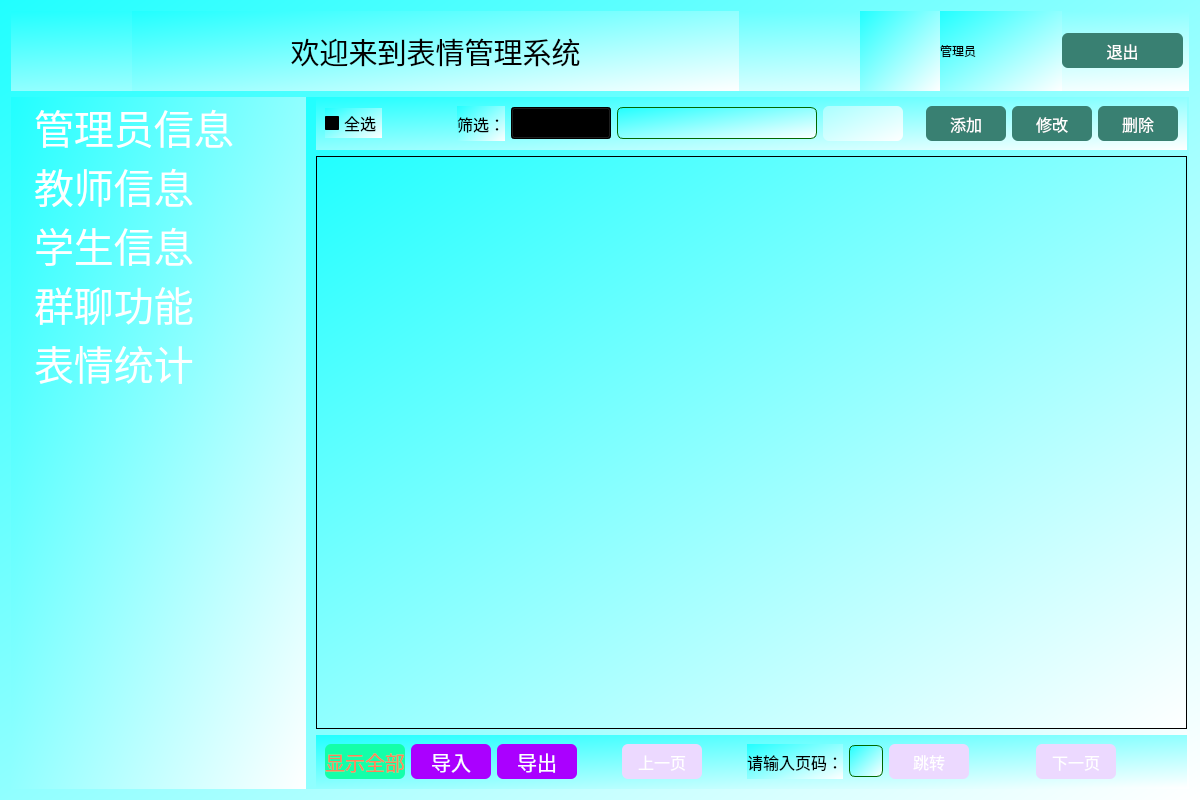
<?xml version="1.0" encoding="UTF-8"?>
<ui version="4.0">
 <class>mainWindow</class>
 <widget class="QWidget" name="mainWindow">
  <property name="geometry">
   <rect>
    <x>0</x>
    <y>0</y>
    <width>1200</width>
    <height>800</height>
   </rect>
  </property>
  <property name="sizePolicy">
   <sizepolicy hsizetype="Expanding" vsizetype="Expanding">
    <horstretch>0</horstretch>
    <verstretch>0</verstretch>
   </sizepolicy>
  </property>
  <property name="minimumSize">
   <size>
    <width>1200</width>
    <height>800</height>
   </size>
  </property>
  <property name="maximumSize">
   <size>
    <width>1200</width>
    <height>800</height>
   </size>
  </property>
  <property name="windowTitle">
   <string>Form</string>
  </property>
  <property name="styleSheet">
   <string notr="true">QWidget{background-color:qlineargradient(spread:pad, x1:0, y1:0, x2:1, y2:1, stop:0 rgba(33, 255, 255, 255), stop:1 rgba(255, 255, 255, 255));
color:black;
}
QPushButton{border-radius:6;min-height:35;min-width:80;
background-color:#398072;color:white;
font-family:&quot;黑体&quot;;font-size:16px;}

QLineEdit{border-radius:6;
border:1px solid rgb(0, 104, 0);
min-height:30px}

</string>
  </property>
  <layout class="QVBoxLayout" name="verticalLayout">
   <item>
    <widget class="QWidget" name="widget" native="true">
     <layout class="QHBoxLayout" name="horizontalLayout" stretch="1,5,1,1,1,1">
      <property name="spacing">
       <number>0</number>
      </property>
      <property name="leftMargin">
       <number>0</number>
      </property>
      <property name="topMargin">
       <number>0</number>
      </property>
      <property name="rightMargin">
       <number>6</number>
      </property>
      <property name="bottomMargin">
       <number>0</number>
      </property>
      <item>
       <spacer name="horizontalSpacer">
        <property name="orientation">
         <enum>Qt::Horizontal</enum>
        </property>
        <property name="sizeHint" stdset="0">
         <size>
          <width>119</width>
          <height>20</height>
         </size>
        </property>
       </spacer>
      </item>
      <item>
       <widget class="QLabel" name="label">
        <property name="font">
         <font>
          <family>微软雅黑</family>
          <pointsize>22</pointsize>
         </font>
        </property>
        <property name="text">
         <string>欢迎来到表情管理系统</string>
        </property>
        <property name="alignment">
         <set>Qt::AlignCenter</set>
        </property>
       </widget>
      </item>
      <item>
       <spacer name="horizontalSpacer_2">
        <property name="orientation">
         <enum>Qt::Horizontal</enum>
        </property>
        <property name="sizeHint" stdset="0">
         <size>
          <width>118</width>
          <height>20</height>
         </size>
        </property>
       </spacer>
      </item>
      <item>
       <widget class="QLabel" name="lb_profile">
        <property name="minimumSize">
         <size>
          <width>80</width>
          <height>80</height>
         </size>
        </property>
        <property name="maximumSize">
         <size>
          <width>80</width>
          <height>80</height>
         </size>
        </property>
        <property name="text">
         <string/>
        </property>
        <property name="pixmap">
         <pixmap resource="resource.qrc">:/icon/1.jpg</pixmap>
        </property>
        <property name="scaledContents">
         <bool>true</bool>
        </property>
       </widget>
      </item>
      <item>
       <widget class="QLabel" name="lb_nickname">
        <property name="text">
         <string>管理员</string>
        </property>
       </widget>
      </item>
      <item>
       <widget class="QPushButton" name="btn_exit">
        <property name="text">
         <string>退出</string>
        </property>
       </widget>
      </item>
     </layout>
    </widget>
   </item>
   <item>
    <widget class="QWidget" name="widget_2" native="true">
     <layout class="QHBoxLayout" name="horizontalLayout_2" stretch="1,3">
      <property name="spacing">
       <number>0</number>
      </property>
      <property name="leftMargin">
       <number>0</number>
      </property>
      <property name="topMargin">
       <number>0</number>
      </property>
      <property name="rightMargin">
       <number>0</number>
      </property>
      <property name="bottomMargin">
       <number>0</number>
      </property>
      <item>
       <widget class="QTreeWidget" name="treeWidget">
        <property name="styleSheet">
         <string notr="true">font:40px;
item-height:50px;
color:white;
border:0;</string>
        </property>
        <property name="headerHidden">
         <bool>true</bool>
        </property>
        <column>
         <property name="text">
          <string>请选择一个项目</string>
         </property>
        </column>
        <item>
         <property name="text">
          <string>管理员信息</string>
         </property>
        </item>
        <item>
         <property name="text">
          <string>教师信息</string>
         </property>
        </item>
        <item>
         <property name="text">
          <string>学生信息</string>
         </property>
        </item>
        <item>
         <property name="text">
          <string>群聊功能</string>
         </property>
        </item>
        <item>
         <property name="text">
          <string>表情统计</string>
         </property>
        </item>
       </widget>
      </item>
      <item>
       <widget class="QStackedWidget" name="stackedWidget">
        <property name="currentIndex">
         <number>1</number>
        </property>
        <widget class="QWidget" name="page_admin">
         <widget class="QWidget" name="layoutWidget_3">
          <property name="geometry">
           <rect>
            <x>10</x>
            <y>0</y>
            <width>871</width>
            <height>691</height>
           </rect>
          </property>
          <layout class="QVBoxLayout" name="verticalLayout_5">
           <item>
            <widget class="QWidget" name="widget_9" native="true">
             <property name="styleSheet">
              <string notr="true">font:16px</string>
             </property>
             <layout class="QHBoxLayout" name="horizontalLayout_9">
              <item>
               <widget class="QCheckBox" name="che_all_4">
                <property name="text">
                 <string>全选</string>
                </property>
               </widget>
              </item>
              <item>
               <spacer name="horizontalSpacer_21">
                <property name="orientation">
                 <enum>Qt::Horizontal</enum>
                </property>
                <property name="sizeHint" stdset="0">
                 <size>
                  <width>93</width>
                  <height>20</height>
                 </size>
                </property>
               </spacer>
              </item>
              <item>
               <widget class="QLabel" name="label_8">
                <property name="text">
                 <string>筛选：</string>
                </property>
               </widget>
              </item>
              <item>
               <widget class="QComboBox" name="cob_select_4">
                <property name="minimumSize">
                 <size>
                  <width>120</width>
                  <height>32</height>
                 </size>
                </property>
                <property name="maximumSize">
                 <size>
                  <width>100</width>
                  <height>16777215</height>
                 </size>
                </property>
                <property name="font">
                 <font>
                  <family>Arial</family>
                  <pointsize>-1</pointsize>
                  <weight>50</weight>
                  <italic>false</italic>
                  <bold>false</bold>
                 </font>
                </property>
                <item>
                 <property name="text">
                  <string>管理员姓名</string>
                 </property>
                </item>
               </widget>
              </item>
              <item>
               <widget class="QLineEdit" name="lineEdit_4">
                <property name="minimumSize">
                 <size>
                  <width>200</width>
                  <height>32</height>
                 </size>
                </property>
               </widget>
              </item>
              <item>
               <widget class="QPushButton" name="btn_search_4">
                <property name="sizePolicy">
                 <sizepolicy hsizetype="Minimum" vsizetype="Fixed">
                  <horstretch>0</horstretch>
                  <verstretch>0</verstretch>
                 </sizepolicy>
                </property>
                <property name="minimumSize">
                 <size>
                  <width>40</width>
                  <height>40</height>
                 </size>
                </property>
                <property name="maximumSize">
                 <size>
                  <width>40</width>
                  <height>40</height>
                 </size>
                </property>
                <property name="styleSheet">
                 <string notr="true">background-color: qlineargradient(spread:pad, x1:0, y1:0, x2:1, y2:1, stop:0 rgba(170, 255, 255, 255), stop:1 rgba(255, 255, 255, 255));

</string>
                </property>
                <property name="text">
                 <string/>
                </property>
                <property name="icon">
                 <iconset resource="resource.qrc">
                  <normaloff>:/icon/basic/find.png</normaloff>:/icon/basic/find.png</iconset>
                </property>
                <property name="iconSize">
                 <size>
                  <width>40</width>
                  <height>40</height>
                 </size>
                </property>
               </widget>
              </item>
              <item>
               <spacer name="horizontalSpacer_3">
                <property name="orientation">
                 <enum>Qt::Horizontal</enum>
                </property>
                <property name="sizeHint" stdset="0">
                 <size>
                  <width>40</width>
                  <height>20</height>
                 </size>
                </property>
               </spacer>
              </item>
              <item>
               <widget class="QPushButton" name="btn_add_4">
                <property name="text">
                 <string>添加</string>
                </property>
               </widget>
              </item>
              <item>
               <widget class="QPushButton" name="btn_modify_4">
                <property name="text">
                 <string>修改</string>
                </property>
               </widget>
              </item>
              <item>
               <widget class="QPushButton" name="btn_delete_4">
                <property name="text">
                 <string>删除</string>
                </property>
               </widget>
              </item>
             </layout>
            </widget>
           </item>
           <item>
            <widget class="QTableView" name="tableView_4"/>
           </item>
           <item>
            <widget class="QWidget" name="widget_10" native="true">
             <property name="styleSheet">
              <string notr="true">QPushButton{
background-color:rgb(236, 217, 255)
}</string>
             </property>
             <layout class="QHBoxLayout" name="horizontalLayout_3">
              <item>
               <widget class="QPushButton" name="btn_printAll_4">
                <property name="styleSheet">
                 <string notr="true">background-color:rgb(20, 255, 169);
font:20px;
color:rgb(255, 131, 90);</string>
                </property>
                <property name="text">
                 <string>显示全部</string>
                </property>
               </widget>
              </item>
              <item>
               <widget class="QPushButton" name="pushButton">
                <property name="styleSheet">
                 <string notr="true">background-color:rgb(170, 0, 255);
font:20px</string>
                </property>
                <property name="text">
                 <string>导入</string>
                </property>
               </widget>
              </item>
              <item>
               <widget class="QPushButton" name="btn_add_5">
                <property name="styleSheet">
                 <string notr="true">background-color:rgb(170, 0, 255);
font:20px</string>
                </property>
                <property name="text">
                 <string>导出</string>
                </property>
               </widget>
              </item>
              <item>
               <spacer name="horizontalSpacer_23">
                <property name="orientation">
                 <enum>Qt::Horizontal</enum>
                </property>
                <property name="sizeHint" stdset="0">
                 <size>
                  <width>45</width>
                  <height>20</height>
                 </size>
                </property>
               </spacer>
              </item>
              <item>
               <widget class="QPushButton" name="btn_previous_4">
                <property name="text">
                 <string>上一页</string>
                </property>
               </widget>
              </item>
              <item>
               <spacer name="horizontalSpacer_24">
                <property name="orientation">
                 <enum>Qt::Horizontal</enum>
                </property>
                <property name="sizeHint" stdset="0">
                 <size>
                  <width>45</width>
                  <height>20</height>
                 </size>
                </property>
               </spacer>
              </item>
              <item>
               <widget class="QLabel" name="label_4">
                <property name="font">
                 <font>
                  <family>Arial</family>
                  <pointsize>12</pointsize>
                 </font>
                </property>
                <property name="text">
                 <string>请输入页码：</string>
                </property>
               </widget>
              </item>
              <item>
               <widget class="QLineEdit" name="le_page_4">
                <property name="maximumSize">
                 <size>
                  <width>40</width>
                  <height>16777215</height>
                 </size>
                </property>
               </widget>
              </item>
              <item>
               <widget class="QPushButton" name="btn_goto_4">
                <property name="minimumSize">
                 <size>
                  <width>80</width>
                  <height>35</height>
                 </size>
                </property>
                <property name="maximumSize">
                 <size>
                  <width>50</width>
                  <height>16777215</height>
                 </size>
                </property>
                <property name="text">
                 <string>跳转</string>
                </property>
               </widget>
              </item>
              <item>
               <spacer name="horizontalSpacer_25">
                <property name="orientation">
                 <enum>Qt::Horizontal</enum>
                </property>
                <property name="sizeHint" stdset="0">
                 <size>
                  <width>67</width>
                  <height>20</height>
                 </size>
                </property>
               </spacer>
              </item>
              <item>
               <widget class="QPushButton" name="btn_next_4">
                <property name="text">
                 <string>下一页</string>
                </property>
               </widget>
              </item>
              <item>
               <spacer name="horizontalSpacer_26">
                <property name="orientation">
                 <enum>Qt::Horizontal</enum>
                </property>
                <property name="sizeHint" stdset="0">
                 <size>
                  <width>68</width>
                  <height>20</height>
                 </size>
                </property>
               </spacer>
              </item>
             </layout>
            </widget>
           </item>
          </layout>
         </widget>
        </widget>
        <widget class="QWidget" name="page_tch">
         <widget class="QWidget" name="layoutWidget_4">
          <property name="geometry">
           <rect>
            <x>10</x>
            <y>0</y>
            <width>871</width>
            <height>691</height>
           </rect>
          </property>
          <layout class="QVBoxLayout" name="verticalLayout_6">
           <item>
            <widget class="QWidget" name="widget_11" native="true">
             <property name="styleSheet">
              <string notr="true">font:16px</string>
             </property>
             <layout class="QHBoxLayout" name="horizontalLayout_10">
              <item>
               <widget class="QCheckBox" name="che_all_5">
                <property name="text">
                 <string>全选</string>
                </property>
               </widget>
              </item>
              <item>
               <spacer name="horizontalSpacer_22">
                <property name="orientation">
                 <enum>Qt::Horizontal</enum>
                </property>
                <property name="sizeHint" stdset="0">
                 <size>
                  <width>93</width>
                  <height>20</height>
                 </size>
                </property>
               </spacer>
              </item>
              <item>
               <widget class="QLabel" name="label_9">
                <property name="text">
                 <string>筛选：</string>
                </property>
               </widget>
              </item>
              <item>
               <widget class="QComboBox" name="cob_select_5">
                <property name="minimumSize">
                 <size>
                  <width>100</width>
                  <height>32</height>
                 </size>
                </property>
                <property name="maximumSize">
                 <size>
                  <width>100</width>
                  <height>16777215</height>
                 </size>
                </property>
                <property name="font">
                 <font>
                  <family>Arial</family>
                  <pointsize>-1</pointsize>
                  <weight>50</weight>
                  <italic>false</italic>
                  <bold>false</bold>
                 </font>
                </property>
                <item>
                 <property name="text">
                  <string>教师姓名</string>
                 </property>
                </item>
               </widget>
              </item>
              <item>
               <widget class="QLineEdit" name="lineEdit_5">
                <property name="minimumSize">
                 <size>
                  <width>200</width>
                  <height>32</height>
                 </size>
                </property>
               </widget>
              </item>
              <item>
               <widget class="QPushButton" name="btn_search_5">
                <property name="sizePolicy">
                 <sizepolicy hsizetype="Minimum" vsizetype="Fixed">
                  <horstretch>0</horstretch>
                  <verstretch>0</verstretch>
                 </sizepolicy>
                </property>
                <property name="minimumSize">
                 <size>
                  <width>40</width>
                  <height>40</height>
                 </size>
                </property>
                <property name="maximumSize">
                 <size>
                  <width>40</width>
                  <height>40</height>
                 </size>
                </property>
                <property name="styleSheet">
                 <string notr="true">background-color: qlineargradient(spread:pad, x1:0, y1:0, x2:1, y2:1, stop:0 rgba(170, 255, 255, 255), stop:1 rgba(255, 255, 255, 255));

</string>
                </property>
                <property name="text">
                 <string/>
                </property>
                <property name="icon">
                 <iconset resource="resource.qrc">
                  <normaloff>:/icon/basic/find.png</normaloff>:/icon/basic/find.png</iconset>
                </property>
                <property name="iconSize">
                 <size>
                  <width>40</width>
                  <height>40</height>
                 </size>
                </property>
               </widget>
              </item>
              <item>
               <spacer name="horizontalSpacer_4">
                <property name="orientation">
                 <enum>Qt::Horizontal</enum>
                </property>
                <property name="sizeHint" stdset="0">
                 <size>
                  <width>40</width>
                  <height>20</height>
                 </size>
                </property>
               </spacer>
              </item>
              <item>
               <widget class="QPushButton" name="btn_add_6">
                <property name="text">
                 <string>添加</string>
                </property>
               </widget>
              </item>
              <item>
               <widget class="QPushButton" name="btn_modify_5">
                <property name="text">
                 <string>修改</string>
                </property>
               </widget>
              </item>
              <item>
               <widget class="QPushButton" name="btn_delete_5">
                <property name="text">
                 <string>删除</string>
                </property>
               </widget>
              </item>
             </layout>
            </widget>
           </item>
           <item>
            <widget class="QTableView" name="tableView_5"/>
           </item>
           <item>
            <widget class="QWidget" name="widget_12" native="true">
             <property name="styleSheet">
              <string notr="true">QPushButton{
background-color:rgb(236, 217, 255)
}</string>
             </property>
             <layout class="QHBoxLayout" name="horizontalLayout_4">
              <item>
               <widget class="QPushButton" name="btn_printAll_5">
                <property name="styleSheet">
                 <string notr="true">background-color:rgb(20, 255, 169);
font:20px;
color:rgb(255, 131, 90);</string>
                </property>
                <property name="text">
                 <string>显示全部</string>
                </property>
               </widget>
              </item>
              <item>
               <widget class="QPushButton" name="pushButton_2">
                <property name="styleSheet">
                 <string notr="true">background-color:rgb(170, 0, 255);
font:20px</string>
                </property>
                <property name="text">
                 <string>导入</string>
                </property>
               </widget>
              </item>
              <item>
               <widget class="QPushButton" name="btn_add_7">
                <property name="styleSheet">
                 <string notr="true">background-color:rgb(170, 0, 255);
font:20px</string>
                </property>
                <property name="text">
                 <string>导出</string>
                </property>
               </widget>
              </item>
              <item>
               <spacer name="horizontalSpacer_27">
                <property name="orientation">
                 <enum>Qt::Horizontal</enum>
                </property>
                <property name="sizeHint" stdset="0">
                 <size>
                  <width>45</width>
                  <height>20</height>
                 </size>
                </property>
               </spacer>
              </item>
              <item>
               <widget class="QPushButton" name="btn_previous_5">
                <property name="text">
                 <string>上一页</string>
                </property>
               </widget>
              </item>
              <item>
               <spacer name="horizontalSpacer_28">
                <property name="orientation">
                 <enum>Qt::Horizontal</enum>
                </property>
                <property name="sizeHint" stdset="0">
                 <size>
                  <width>45</width>
                  <height>20</height>
                 </size>
                </property>
               </spacer>
              </item>
              <item>
               <widget class="QLabel" name="label_5">
                <property name="font">
                 <font>
                  <family>Arial</family>
                  <pointsize>12</pointsize>
                 </font>
                </property>
                <property name="text">
                 <string>请输入页码：</string>
                </property>
               </widget>
              </item>
              <item>
               <widget class="QLineEdit" name="le_page_5">
                <property name="maximumSize">
                 <size>
                  <width>40</width>
                  <height>16777215</height>
                 </size>
                </property>
               </widget>
              </item>
              <item>
               <widget class="QPushButton" name="btn_goto_5">
                <property name="minimumSize">
                 <size>
                  <width>80</width>
                  <height>35</height>
                 </size>
                </property>
                <property name="maximumSize">
                 <size>
                  <width>50</width>
                  <height>16777215</height>
                 </size>
                </property>
                <property name="text">
                 <string>跳转</string>
                </property>
               </widget>
              </item>
              <item>
               <spacer name="horizontalSpacer_29">
                <property name="orientation">
                 <enum>Qt::Horizontal</enum>
                </property>
                <property name="sizeHint" stdset="0">
                 <size>
                  <width>67</width>
                  <height>20</height>
                 </size>
                </property>
               </spacer>
              </item>
              <item>
               <widget class="QPushButton" name="btn_next_5">
                <property name="text">
                 <string>下一页</string>
                </property>
               </widget>
              </item>
              <item>
               <spacer name="horizontalSpacer_30">
                <property name="orientation">
                 <enum>Qt::Horizontal</enum>
                </property>
                <property name="sizeHint" stdset="0">
                 <size>
                  <width>68</width>
                  <height>20</height>
                 </size>
                </property>
               </spacer>
              </item>
             </layout>
            </widget>
           </item>
          </layout>
         </widget>
        </widget>
        <widget class="QWidget" name="page_stu">
         <widget class="QWidget" name="layoutWidget_5">
          <property name="geometry">
           <rect>
            <x>10</x>
            <y>0</y>
            <width>871</width>
            <height>691</height>
           </rect>
          </property>
          <layout class="QVBoxLayout" name="verticalLayout_7">
           <item>
            <widget class="QWidget" name="widget_13" native="true">
             <property name="styleSheet">
              <string notr="true">font:16px</string>
             </property>
             <layout class="QHBoxLayout" name="horizontalLayout_11">
              <item>
               <widget class="QCheckBox" name="che_all_6">
                <property name="text">
                 <string>全选</string>
                </property>
               </widget>
              </item>
              <item>
               <spacer name="horizontalSpacer_31">
                <property name="orientation">
                 <enum>Qt::Horizontal</enum>
                </property>
                <property name="sizeHint" stdset="0">
                 <size>
                  <width>93</width>
                  <height>20</height>
                 </size>
                </property>
               </spacer>
              </item>
              <item>
               <widget class="QLabel" name="label_10">
                <property name="text">
                 <string>筛选：</string>
                </property>
               </widget>
              </item>
              <item>
               <widget class="QComboBox" name="cob_select_6">
                <property name="minimumSize">
                 <size>
                  <width>100</width>
                  <height>32</height>
                 </size>
                </property>
                <property name="maximumSize">
                 <size>
                  <width>100</width>
                  <height>16777215</height>
                 </size>
                </property>
                <property name="font">
                 <font>
                  <family>Arial</family>
                  <pointsize>-1</pointsize>
                  <weight>50</weight>
                  <italic>false</italic>
                  <bold>false</bold>
                 </font>
                </property>
                <item>
                 <property name="text">
                  <string>学生姓名</string>
                 </property>
                </item>
               </widget>
              </item>
              <item>
               <widget class="QLineEdit" name="lineEdit_6">
                <property name="minimumSize">
                 <size>
                  <width>200</width>
                  <height>32</height>
                 </size>
                </property>
               </widget>
              </item>
              <item>
               <widget class="QPushButton" name="btn_search_6">
                <property name="sizePolicy">
                 <sizepolicy hsizetype="Minimum" vsizetype="Fixed">
                  <horstretch>0</horstretch>
                  <verstretch>0</verstretch>
                 </sizepolicy>
                </property>
                <property name="minimumSize">
                 <size>
                  <width>40</width>
                  <height>40</height>
                 </size>
                </property>
                <property name="maximumSize">
                 <size>
                  <width>40</width>
                  <height>40</height>
                 </size>
                </property>
                <property name="styleSheet">
                 <string notr="true">background-color: qlineargradient(spread:pad, x1:0, y1:0, x2:1, y2:1, stop:0 rgba(170, 255, 255, 255), stop:1 rgba(255, 255, 255, 255));

</string>
                </property>
                <property name="text">
                 <string/>
                </property>
                <property name="icon">
                 <iconset resource="resource.qrc">
                  <normaloff>:/icon/basic/find.png</normaloff>:/icon/basic/find.png</iconset>
                </property>
                <property name="iconSize">
                 <size>
                  <width>40</width>
                  <height>40</height>
                 </size>
                </property>
               </widget>
              </item>
              <item>
               <spacer name="horizontalSpacer_5">
                <property name="orientation">
                 <enum>Qt::Horizontal</enum>
                </property>
                <property name="sizeHint" stdset="0">
                 <size>
                  <width>40</width>
                  <height>20</height>
                 </size>
                </property>
               </spacer>
              </item>
              <item>
               <widget class="QPushButton" name="btn_add_8">
                <property name="text">
                 <string>添加</string>
                </property>
               </widget>
              </item>
              <item>
               <widget class="QPushButton" name="btn_modify_6">
                <property name="text">
                 <string>修改</string>
                </property>
               </widget>
              </item>
              <item>
               <widget class="QPushButton" name="btn_delete_6">
                <property name="text">
                 <string>删除</string>
                </property>
               </widget>
              </item>
             </layout>
            </widget>
           </item>
           <item>
            <widget class="QTableView" name="tableView_6"/>
           </item>
           <item>
            <widget class="QWidget" name="widget_14" native="true">
             <property name="styleSheet">
              <string notr="true">QPushButton{
background-color:rgb(236, 217, 255)
}</string>
             </property>
             <layout class="QHBoxLayout" name="horizontalLayout_5">
              <item>
               <widget class="QPushButton" name="btn_printAll_6">
                <property name="styleSheet">
                 <string notr="true">background-color:rgb(20, 255, 169);
font:20px;
color:rgb(255, 131, 90);</string>
                </property>
                <property name="text">
                 <string>显示全部</string>
                </property>
               </widget>
              </item>
              <item>
               <widget class="QPushButton" name="pushButton_3">
                <property name="styleSheet">
                 <string notr="true">background-color:rgb(170, 0, 255);
font:20px</string>
                </property>
                <property name="text">
                 <string>导入</string>
                </property>
               </widget>
              </item>
              <item>
               <widget class="QPushButton" name="btn_add_9">
                <property name="styleSheet">
                 <string notr="true">background-color:rgb(170, 0, 255);
font:20px</string>
                </property>
                <property name="text">
                 <string>导出</string>
                </property>
               </widget>
              </item>
              <item>
               <spacer name="horizontalSpacer_32">
                <property name="orientation">
                 <enum>Qt::Horizontal</enum>
                </property>
                <property name="sizeHint" stdset="0">
                 <size>
                  <width>45</width>
                  <height>20</height>
                 </size>
                </property>
               </spacer>
              </item>
              <item>
               <widget class="QPushButton" name="btn_previous_6">
                <property name="text">
                 <string>上一页</string>
                </property>
               </widget>
              </item>
              <item>
               <spacer name="horizontalSpacer_33">
                <property name="orientation">
                 <enum>Qt::Horizontal</enum>
                </property>
                <property name="sizeHint" stdset="0">
                 <size>
                  <width>45</width>
                  <height>20</height>
                 </size>
                </property>
               </spacer>
              </item>
              <item>
               <widget class="QLabel" name="label_6">
                <property name="font">
                 <font>
                  <family>Arial</family>
                  <pointsize>12</pointsize>
                 </font>
                </property>
                <property name="text">
                 <string>请输入页码：</string>
                </property>
               </widget>
              </item>
              <item>
               <widget class="QLineEdit" name="le_page_6">
                <property name="maximumSize">
                 <size>
                  <width>40</width>
                  <height>16777215</height>
                 </size>
                </property>
               </widget>
              </item>
              <item>
               <widget class="QPushButton" name="btn_goto_6">
                <property name="minimumSize">
                 <size>
                  <width>80</width>
                  <height>35</height>
                 </size>
                </property>
                <property name="maximumSize">
                 <size>
                  <width>50</width>
                  <height>16777215</height>
                 </size>
                </property>
                <property name="text">
                 <string>跳转</string>
                </property>
               </widget>
              </item>
              <item>
               <spacer name="horizontalSpacer_34">
                <property name="orientation">
                 <enum>Qt::Horizontal</enum>
                </property>
                <property name="sizeHint" stdset="0">
                 <size>
                  <width>67</width>
                  <height>20</height>
                 </size>
                </property>
               </spacer>
              </item>
              <item>
               <widget class="QPushButton" name="btn_next_6">
                <property name="text">
                 <string>下一页</string>
                </property>
               </widget>
              </item>
              <item>
               <spacer name="horizontalSpacer_35">
                <property name="orientation">
                 <enum>Qt::Horizontal</enum>
                </property>
                <property name="sizeHint" stdset="0">
                 <size>
                  <width>68</width>
                  <height>20</height>
                 </size>
                </property>
               </spacer>
              </item>
             </layout>
            </widget>
           </item>
          </layout>
         </widget>
        </widget>
       </widget>
      </item>
     </layout>
    </widget>
   </item>
  </layout>
 </widget>
 <resources>
  <include location="resource.qrc"/>
 </resources>
 <connections/>
</ui>
